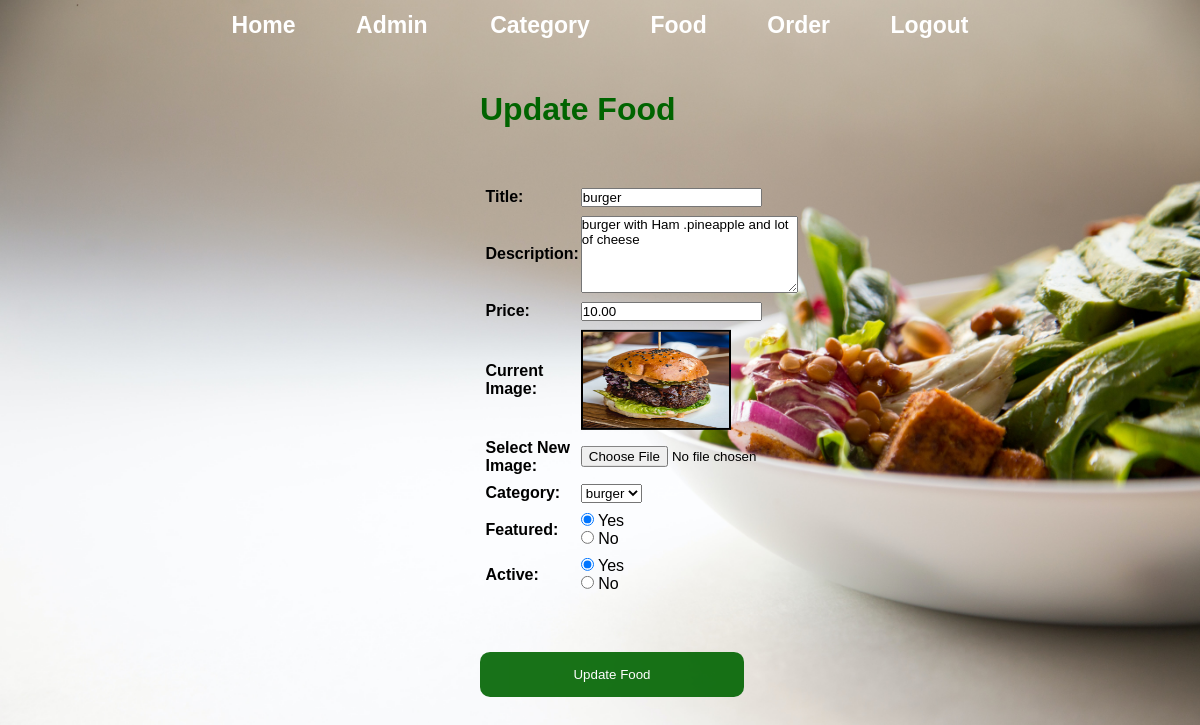
The app's page /admin/update-food.php?id=17 (signed in) with its own data.
### tables this page shows
CREATE TABLE `tbl_food` (
  `id` int(10) UNSIGNED NOT NULL,
  `title` varchar(100) NOT NULL,
  `description` text NOT NULL,
  `price` decimal(10,2) NOT NULL,
  `image_name` varchar(255) NOT NULL,
  `category_id` int(10) UNSIGNED NOT NULL,
  `featured` varchar(10) NOT NULL,
  `active` varchar(10) NOT NULL
);

CREATE TABLE `tbl_category` (
  `id` int(10) UNSIGNED NOT NULL,
  `title` varchar(100) NOT NULL,
  `image_name` varchar(255) NOT NULL,
  `featured` varchar(10) NOT NULL,
  `active` varchar(10) NOT NULL
);

### admin/update-food.php (the view, shortened to what this page needs)
<?php
include('../config/constants.php');
 ?>
 <?php
 if (isset($_GET['id']))
 {
       $id = $_GET['id'];
       $sql2 = "SELECT * FROM tbl_food WHERE id=$id";
       $res2 = mysqli_query($conn,$sql2);
       $row2 = mysqli_fetch_assoc($res2);
       $title =  $row2['title'];
       $description = $row2['description'];
       $price = $row2['price'];
       $current_image = $row2['image_name'];
       $current_category = $row2['category_id'];
       $featured = $row2['featured'];
       $active = $row2['active'];
 }
 else
 {
       header('location:'.SITEURL.'admin/manage-food.php');
 }
 ?>
<html class="update-category">
       <head>
                   <link rel="stylesheet" href="../css/admin1.css">
       </head>
       <body>
                  <div class="menu text-center">
                     <div class="wrapper ">
                            <ul>
                                   <li><a href="index.php">Home</a></li>
                                   <li><a href="manage-admin.php">Admin </a></li>
                                   <li><a href="manage-category.php">Category</a></li>
                                   <li><a href="manage-food.php">Food</a></li>
                                   <li><a href="manage-order.php">Order</a></li>
                                   <li><a href="logout.php">Logout</a></li>
                            </ul>
                     </div>
                  </div>
                  <div class="main-content">
                  <div class="wrapper log1 ">
                        <h1 class="clr1"> Update Food</h1>
              <br/> <br/> <br/>
              <form action="" method="POST"style="max-width:500px;margin:auto " enctype="multipart/form-data">
               <table class="tbl-30">
                <tr>
                   <td><b>Title:</b></td>
                    <td>
                        <input   type="text" placeholder="Food Title" name="title" value="<?php echo $title; ?>">
                    </td>
                </tr>
                <tr>
                    <td><b>Description:</b></td>
                    <td>
                        <textarea name="description" cols="25" rows="5" placeholder="Description of the food" ><?php echo $description; ?></textarea>
                    </td>
                </tr>
                <tr>
                    <td><b>Price:</b></td>
                    <td>
                        <input type="number" name="price" value="<?php echo $price?>" >
                    </td>
                </tr>
                    <tr>
                       <td> <b>Current Image:</b> </td>
                    <td>
                      <?php
                      if ($current_image == "")
                      {
                            echo "<div class='error'>Image not available </div>";
                      }
                      else
                      {
                            ?>
                            <img src="<?php echo SITEURL;?>images/food/<?php echo $current_image;?>"width=150px border=2px height=100px>
                            <?php
                      }
                       ?>
                    </td>
                </tr>
                 <tr>
                       <td> <b>Select  New Image:</b> </td>
                    <td>
                        <input type="file" name="image">
                    </td>
                </tr>
                <tr>
                    <td><b>Category:</b></td>
                    <td>
                        <select name="category">
                            <?php
                            $sql =  "SELECT * FROM tbl_category WHERE active ='Yes' ";
                            $res = mysqli_query($conn,$sql);
                            $count = mysqli_num_rows($res);
                            if ($count>0)
                            {
                                while($row=mysqli_fetch_assoc($res))
                                {
                                    $category_id = $row['id'];
                                    $category_title = $row['title'];
                                    ?>
                                    <option <?php if ($current_category==$category_id) { echo "selected"; }?> value="<?php echo $category_id; ?>"><?php echo $category_title; ?> </option>
                                    <?php
                                }
                            }
                            else
                            {
                                ?>
                                 <option value="0">No category Found</option>
                           <?php
                          }
                         ?>
                           </select>
                       </td>
                  </tr>
                <tr>
                    <td><b>Featured:</b></td>
                    <td>
                        <input <?php if ($featured=="Yes") { echo "checked"; } ?> type="radio" name="featured" value="Yes"> Yes
                           <pre><input <?php if ($featured=="No") { echo "checked"; } ?> type="radio" name="featured" value="No"> No   </pre>
                    </td>
                </tr>
                <tr>
                    <td><b>Active:</b></td>
                    <td>
                        <input <?php if ($active=="Yes") { echo "checked"; } ?> type="radio" name="active" value="Yes"> Yes
                           <pre><input <?php if ($active=="No") { echo "checked"; } ?>  type="radio" name="active" value="No"> No   </pre>
                    </td>
                </tr>
             </table>
             <br><br> <br>
             <div>
                 <input type="submit" name="submit" value="Update Food" class="btn1">
             </div>
        </form>

### css/admin1.css (style rules this page uses)
* { margin: 0 ; padding: 0 ; font-family: Arial, Helvetica, sans-serif; }
.wrapper { padding: 1%; width:80%; margin: 0 auto; }
.text-center { text-align: center; }
.tbl-30 { width: 50%; height: 50%; }
table tr td { padding: 1%; }
.menu ul { list-style-type:none; }
.menu li { display: inline; padding: 1%; margin: 2%; }
.menu ul li a { text-decoration: none; font-weight: bold; color: white; font-size: 23px; }
.main-content { padding: 5% 0; }
.update-category { background-image: url(../images/bg31.jpg); background-size: cover; background-repeat: no-repeat; background-position: center; padding: 0; }
.clr1 { color:darkgreen; }
.btn1 { background-color: darkgreen; color: white; padding: 15px 20px; border: none; cursor: pointer; width: 100%; opacity: 0.9; border-radius: 10px; }
.log1 { width: 280px; padding: 8px; margin: 1%; position: absolute; top: 50%; left: 50%; transform: translate(-50%,-50%); color:black; }
body { font-family: Arial, Helvetica, sans-serif; }
* { box-sizing: border-box; }

### records on screen
tbl_food: title "burger", description "burger with Ham .pineapple and lot of cheese", price "10.00", image_name (picture), category "burger", featured "☑", active "☑"
